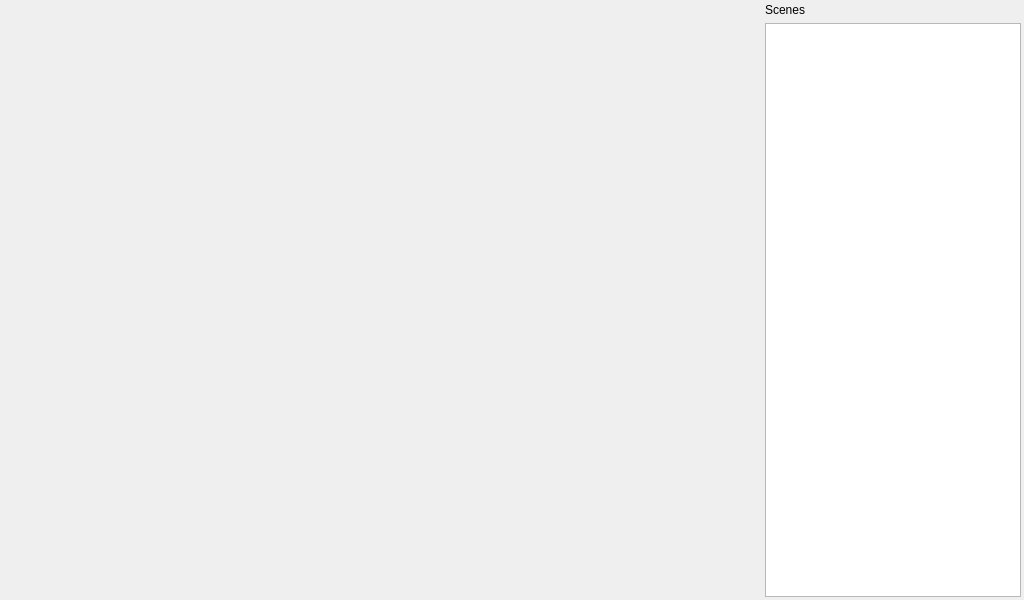
<?xml version="1.0" encoding="UTF-8"?>
<ui version="4.0">
 <class>MainWindow</class>
 <widget class="QMainWindow" name="MainWindow">
  <property name="geometry">
   <rect>
    <x>0</x>
    <y>0</y>
    <width>1024</width>
    <height>600</height>
   </rect>
  </property>
  <property name="focusPolicy">
   <enum>Qt::StrongFocus</enum>
  </property>
  <property name="windowTitle">
   <string>IFT3355 - TP3</string>
  </property>
  <widget class="QWidget" name="centralWidget">
   <property name="focusPolicy">
    <enum>Qt::NoFocus</enum>
   </property>
   <layout class="QHBoxLayout" name="horizontalLayout">
    <property name="leftMargin">
     <number>0</number>
    </property>
    <property name="topMargin">
     <number>0</number>
    </property>
    <property name="rightMargin">
     <number>0</number>
    </property>
    <property name="bottomMargin">
     <number>0</number>
    </property>
    <item>
     <widget class="GLWidget" name="glWidget" native="true">
      <property name="sizePolicy">
       <sizepolicy hsizetype="MinimumExpanding" vsizetype="MinimumExpanding">
        <horstretch>0</horstretch>
        <verstretch>0</verstretch>
       </sizepolicy>
      </property>
      <property name="mouseTracking">
       <bool>true</bool>
      </property>
      <property name="focusPolicy">
       <enum>Qt::StrongFocus</enum>
      </property>
     </widget>
    </item>
    <item>
     <layout class="QVBoxLayout" name="verticalLayout">
      <property name="sizeConstraint">
       <enum>QLayout::SetMinimumSize</enum>
      </property>
      <property name="topMargin">
       <number>3</number>
      </property>
      <property name="rightMargin">
       <number>3</number>
      </property>
      <property name="bottomMargin">
       <number>3</number>
      </property>
      <item>
       <widget class="QLabel" name="label">
        <property name="sizePolicy">
         <sizepolicy hsizetype="Minimum" vsizetype="Preferred">
          <horstretch>0</horstretch>
          <verstretch>0</verstretch>
         </sizepolicy>
        </property>
        <property name="text">
         <string>Scenes</string>
        </property>
       </widget>
      </item>
      <item>
       <widget class="QListWidget" name="sceneList">
        <property name="sizePolicy">
         <sizepolicy hsizetype="Minimum" vsizetype="Expanding">
          <horstretch>0</horstretch>
          <verstretch>0</verstretch>
         </sizepolicy>
        </property>
        <property name="focusPolicy">
         <enum>Qt::NoFocus</enum>
        </property>
       </widget>
      </item>
     </layout>
    </item>
   </layout>
  </widget>
 </widget>
 <layoutdefault spacing="6" margin="11"/>
 <customwidgets>
  <customwidget>
   <class>GLWidget</class>
   <extends>QWidget</extends>
   <header>GLWidget.h</header>
   <container>1</container>
  </customwidget>
 </customwidgets>
 <resources/>
 <connections/>
</ui>
